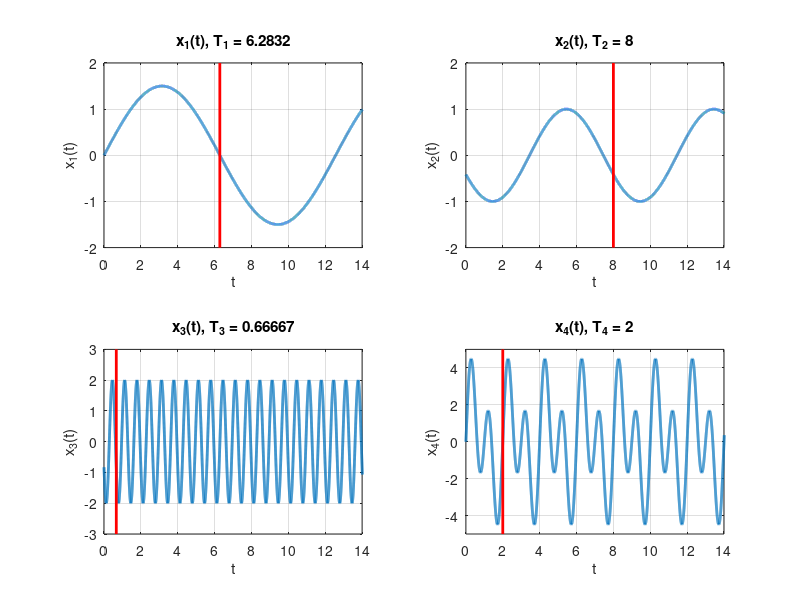

Reproduce this figure in MATLAB.
% Ejemplo 1.3
Fs = 1000;
dt = 1/Fs;
t = 0:dt:100;%0.001
% Gráfica de la señal x1(t)
x1 = 3/2*sin(t/2);
figure;
subplot(221)
plot(t,x1,'LineWidth',2);
grid on;
xlabel('t')
ylabel('x_1(t)')
f1 = 1/(2*pi);
T1 = 1/f1;
title(['x_1(t), T_1 = ' num2str(T1)])
line([T1 T1],[-2 2],'Color','r','LineWidth',2) %Línea roja en t=T1
ylim([-2 2])
xlim([0 14])
% Gráfica de la señal x2(t)
x2 = cos(pi/4*t + 2);
subplot(222)
plot(t,x2,'LineWidth',2);
grid on;
xlabel('t')
ylabel('x_2(t)')
f2 = 1/8;
T2 = 1/f2;
title(['x_2(t), T_2 = ' num2str(T2)])
line([T2 T2],[-2 2],'Color','r','LineWidth',2) %Línea roja en t=T2
ylim([-2 2])
xlim([0 14])
% Gráfica de la señal x3(t)
x3 = 2*cos(3*pi*t + 2);
subplot(223)
plot(t,x3,'LineWidth',2);
grid on;
xlabel('t')
ylabel('x_3(t)')
f3 = 3/2;
T3 = 1/f3;
title(['x_3(t), T_3 = ' num2str(T3)])
line([T3 T3],[-3 3],'Color','r','LineWidth',2) %Línea roja en t=T3
ylim([-3 3])
xlim([0 14])
% Gráfica de la señal x4(t)
x4 = 3*sin(2*pi*t) + 2*sin(pi*t);
subplot(224)
plot(t,x4,'LineWidth',2);
grid on;
xlabel('t')
ylabel('x_4(t)')
f4 = 1/2;
T4 = 1/f4;
title(['x_4(t), T_4 = ' num2str(T4)])
line([T4 T4],[-5 5],'Color','r','LineWidth',2) %Línea roja en t=T4
ylim([-5 5])
xlim([0 14])
